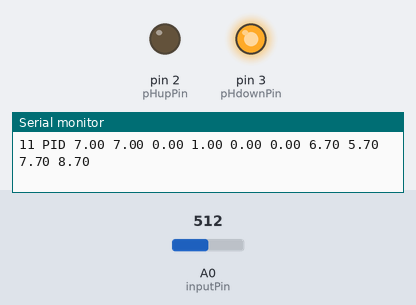
Simulated run of this sketch. Board: Arduino Uno, built with avr-gcc and run on an emulated ATmega328P. On the bench: output pins drawn as LEDs (lit = HIGH), the last lines printed to the serial monitor. The inputs (shaded band) are chosen by the test bench; at power-on: A0 (inputPin) = 512.

Above: at 1.2 s.
1.3 s: A0 (inputPin) set to 716
At 2.5 s:
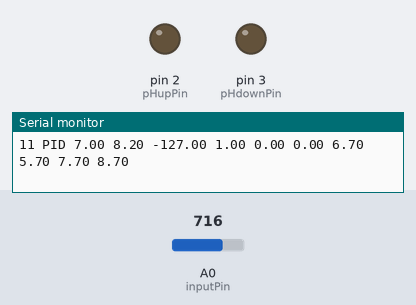
2.8 s: A0 (inputPin) set to 511
At 3.8 s:
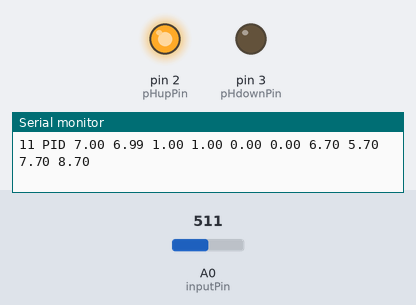
5.8 s: A0 (inputPin) set to 306
At 6.1 s:
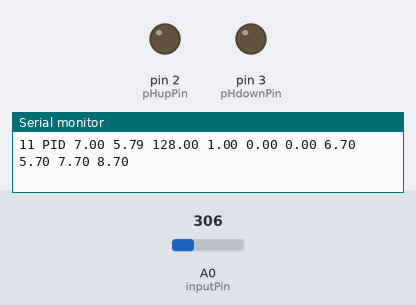
7.3 s: A0 (inputPin) set to 522
At 8.4 s:
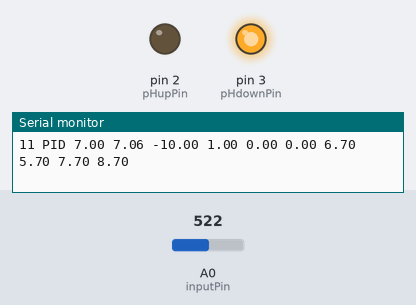
Timing chart, 0 to 11.3 s (numbered marks = the images above; inputs shaded):
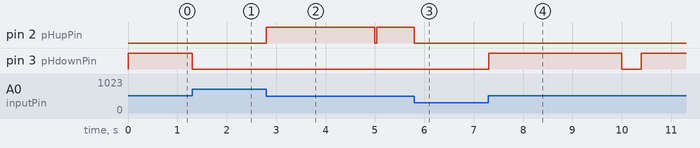

Measured:
- after the input at 1.3 s, pin 3 (pHdownPin): HIGH → LOW at once
- after the input at 2.8 s, pin 2 (pHupPin): LOW → HIGH at once, → LOW 2.2 s later, → HIGH 0.04 s later; pin 3 (pHdownPin): stays LOW (without the input it goes to HIGH after 2.2 s)
- after the input at 5.8 s, pin 2 (pHupPin): HIGH → LOW at once
- after the input at 7.3 s, pin 2 (pHupPin): stays LOW (without the input it goes to HIGH after 2.7 s); pin 3 (pHdownPin): LOW → HIGH at once, → LOW 2.7 s later, → HIGH 0.39 s later

The sketch:

PID_badger_Arduino_dev.ino
```cpp
// (licence header left out)
#include <PID_v1.h>

#define pHupPin 2
#define pHdownPin 3

//Define Variables we'll be connecting to
double Setpoint, Input, Output, SendOutput, InputSend, SetpointSend;
int inputPin=A0, RelayPin;

double Dissolved_Oxygen = 5.7;
double Temp = 6.7;
double Oxygen_Gas = 7.7;
double CO2 = 8.7;
int timeFrame = 11;

//Specify the links and initial tuning parameters
PID myPID(&Input, &Output, &Setpoint,1 ,0 ,0 , DIRECT);

int WindowSize = 5000;
unsigned long windowStartTime;

unsigned long serialTime; //this will help us know when to talk with processing

void setup()
{
  // define pin usage types for Arduino
  pinMode(2, OUTPUT);
  pinMode(3, OUTPUT);
  pinMode(A0, INPUT);

  windowStartTime = millis();

  //initialize the serial link with processing
  Serial.begin(9600);

  //initialize the variables we're linked to
  Input = analogRead(inputPin);
  InputSend = (4 + ((analogRead(inputPin))/170.67));
  Setpoint = 512;
  SetpointSend = 7;

  //tell the PID to range between 0 and the full window size
  myPID.SetOutputLimits(-127, 128);

  //turn the PID on
  myPID.SetMode(AUTOMATIC);

  digitalWrite(pHupPin,LOW);
  digitalWrite(pHdownPin,LOW);

}


void loop()
{
  //pid-related code
  Input = analogRead(inputPin);
  InputSend = (4 + ((analogRead(inputPin))/170.67));
  myPID.Compute();

   if(millis() - windowStartTime > WindowSize)
 { //time to shift the Relay Window
   windowStartTime += WindowSize;
 }

 if (Output > 0) RelayPin = pHupPin;
 else RelayPin = pHdownPin;

 SendOutput = abs(Output * 39);

 if (SendOutput > 5000) SendOutput = 5000;
 if (SendOutput < 0) SendOutput = 0;

 if(SendOutput < millis() - windowStartTime) digitalWrite(RelayPin,HIGH);
 else digitalWrite(RelayPin,LOW);

  //send-receive with processing if it's time
  if(millis() > serialTime)
  {
    SerialReceive();
    SerialSend();
    serialTime += 500;
  }


}


/********************************************
 * Serial Communication functions / helpers
 ********************************************/


union {                // This Data structure lets
  byte asBytes[16];    // us take the byte array
  float asFloat[4];    // sent from processing and
}                      // easily convert it to a
foo;                   // float array


// getting float values from processing into the arduino
// was no small task.  the way this program does it is
// as follows:
//  * a float takes up 4 bytes.  in processing, convert
//    the array of floats we want to send, into an array
//    of bytes.
//  * send the bytes to the arduino
//  * use a data structure known as a union to convert
//    the array of bytes back into an array of floats

//  the bytes coming from the arduino follow the following
//  format:
//  0: 0=Manual, 1=Auto, else = ? error ?
//  1: 0=Direct, 1=Reverse, else = ? error ?
//  2-5: float setpoint
//  6-9: float input
//  10-13: float output
//  14-17: float P_Param
//  18-21: float I_Param
//  22-245: float D_Param
void SerialReceive()
{

  // read the bytes sent from Processing
  int index=0;
  while(Serial.available()&&index<16){
    foo.asBytes[index] = Serial.read();
    index++;
  }
  if(index==16){
    double p, i, d;                       // * read in and set the controller tunings
    SetpointSend = double(foo.asFloat[0]);           //
    Setpoint = (SetpointSend - 4)*170.66;
    p = double(foo.asFloat[1]);           //
    i = double(foo.asFloat[2]);           //
    d = double(foo.asFloat[3]);           //
    myPID.SetTunings(p, i, d);            //
  }
  Serial.flush();                         // * clear any random data from the serial buffer
}

// unlike our tiny microprocessor, the processing ap
// has no problem converting strings into floats, so
// we can just send strings.  much easier than getting
// floats from processing to here no?
void SerialSend()
{
  Serial.print(timeFrame);
  Serial.print(" ");
  Serial.print("PID ");
  Serial.print(SetpointSend);
  Serial.print(" ");
  Serial.print(InputSend);
  Serial.print(" ");
  Serial.print(Output);
  Serial.print(" ");
  Serial.print(myPID.GetKp());
  Serial.print(" ");
  Serial.print(myPID.GetKi());
  Serial.print(" ");
  Serial.print(myPID.GetKd());
  Serial.print(" ");
  Serial.print(Temp);
  Serial.print(" ");
  Serial.print(Dissolved_Oxygen);
  Serial.print(" ");
  Serial.print(Oxygen_Gas);
  Serial.print(" ");
  Serial.println(CO2);
}
```
